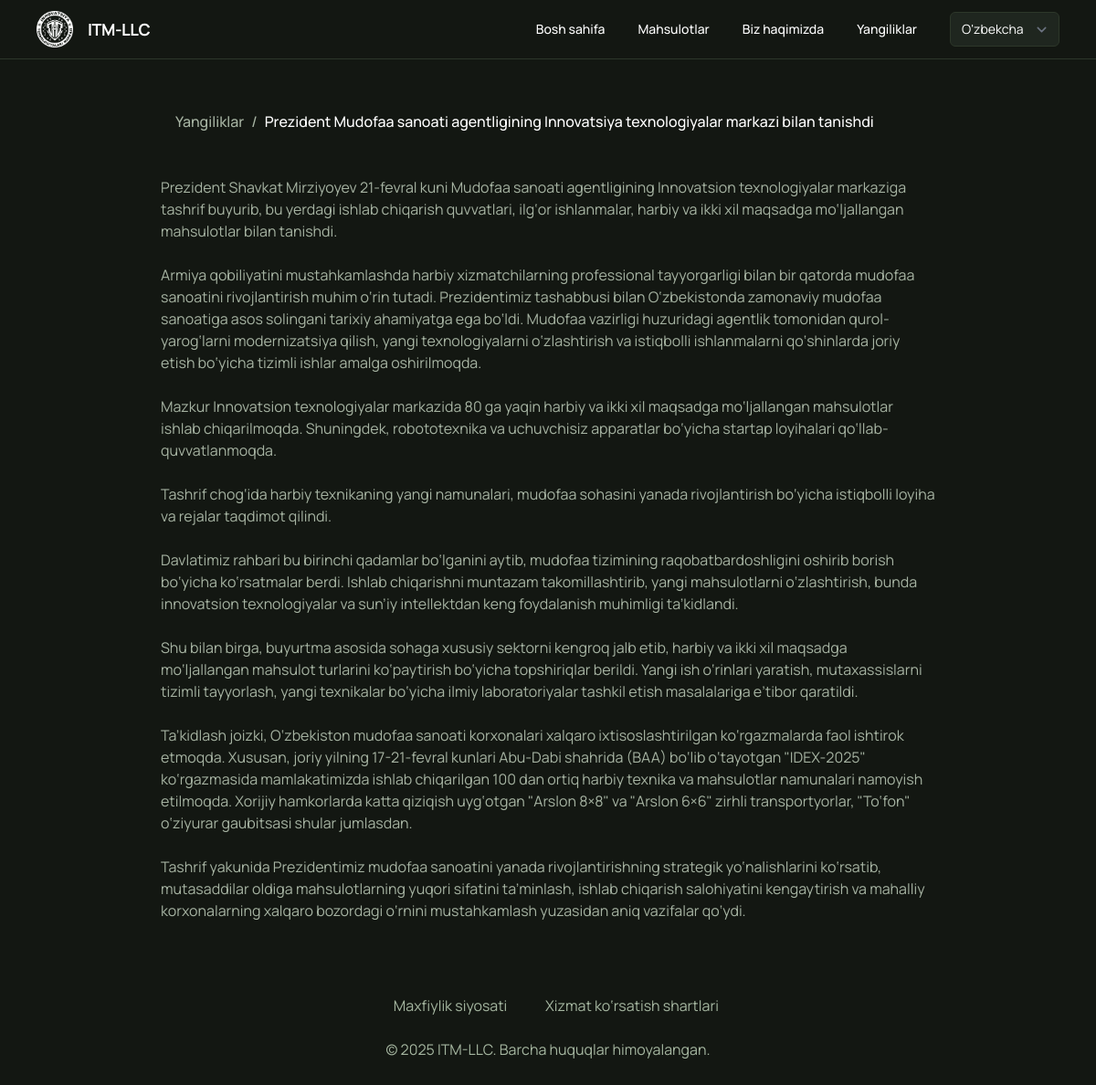
Page /uz/news/PrezidentMudofaasanoati_agentliginingInnovatsio/ on the earlier database version.
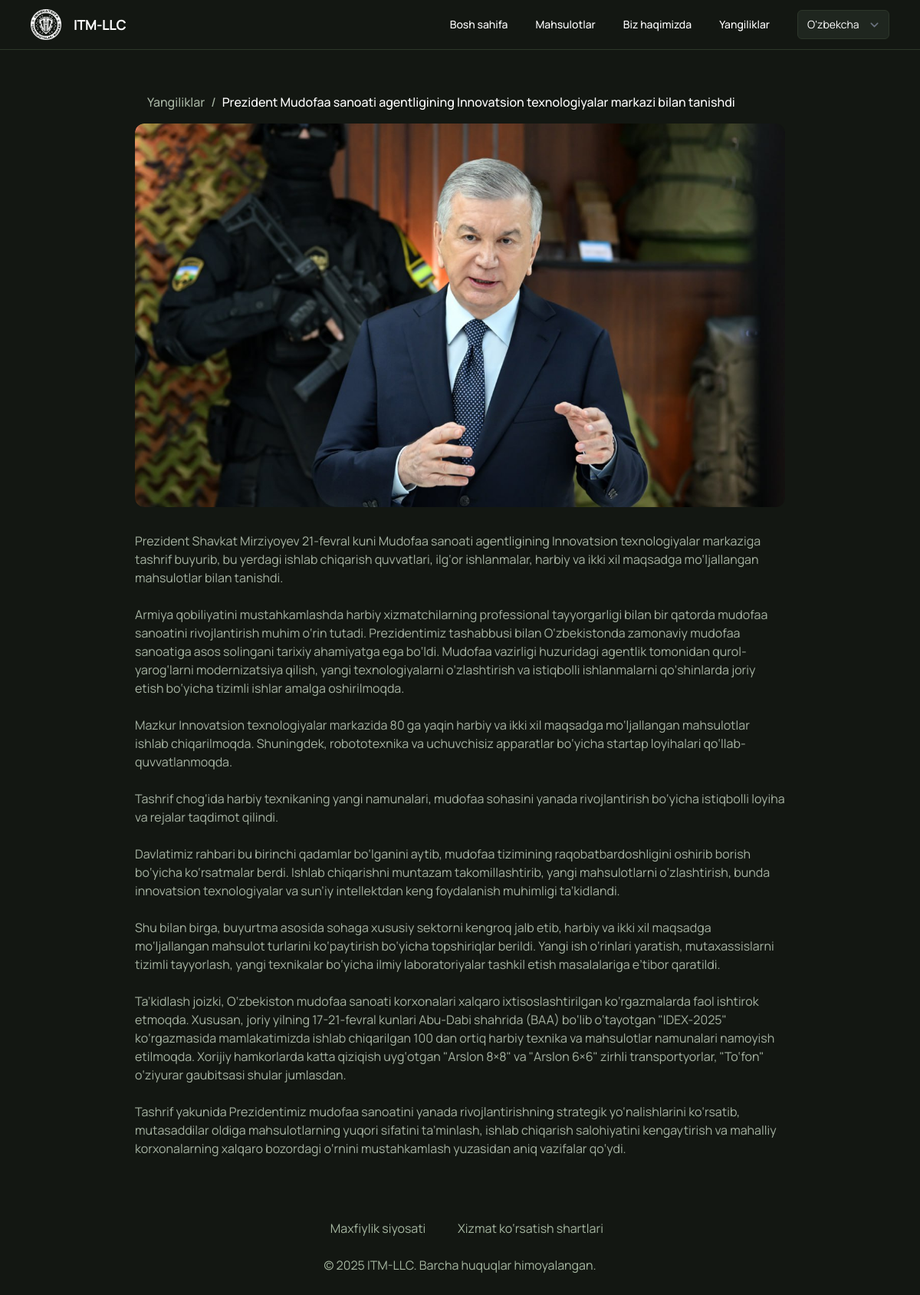
Same page on the later database version.
### news/models.py (models this page shows, shortened)
class NewsModel(BaseModel):  # ← Meros olayapti
    title = models.CharField(max_length=300)
    slug = models.SlugField(unique=True, blank=True)
    description = models.TextField()

class NewsImages(models.Model):
    news = models.ForeignKey(NewsModel,related_name='images',on_delete=models.CASCADE)
    image = models.ImageField("media/news/",blank=True,null=True)

### news/views.py (the view)
# urls.py: path('<slug:slug>/', NewsDetailView.as_view(), name='news-detail'),
class NewsDetailView(View):
    def get(self, request, slug):
        log_request(logger_name="news_detail",request=request)
        try:
            news = get_object_or_404(NewsModel.objects.prefetch_related("images"), slug=slug)
            context = {
                "object": news,
            }
            return render(request, "news_detail.html", context)
        except Exception as e:
            print(f"NewsDetailView error: {e}")
            return render(request, "error.html", {"message": f"Xatolik: {str(e)}"})

### shared/utils.py (called while the page is built)
def log_request(request, logger_name='default'):
    logger = logging.getLogger(logger_name)
    user = request.user.username if request.user.is_authenticated else 'Anonymous'
    method = request.method
    path = request.get_full_path()
    get_data = dict(request.GET)
    post_data = dict(request.POST)
    ip_address = get_client_ip(request)
    user_agent = request.META.get('HTTP_USER_AGENT', '')
    logger.info("Yangi so‘rov:")
    logger.info(f"Method: {method}")
    logger.info(f"URL: {path}")
    logger.info(f"GET: {get_data}")
    logger.info(f"POST: {post_data}")
    logger.info(f"User: {user}")
    logger.info(f"IP Address: {ip_address}")
    logger.info(f"User-Agent: {user_agent}")
    logger.info("-"*150)

def get_client_ip(request):
    x_forwarded_for = request.META.get('HTTP_X_FORWARDED_FOR')
    if x_forwarded_for:
        return x_forwarded_for.split(',')[0]
    return request.META.get('REMOTE_ADDR')

### news/templates/news_detail.html (shortened to what this page needs)
{% extends "base.html" %}
{% load i18n %}
{% block content %}
<div class="container mx-auto px-4 sm:px-6 py-6 md:py-10 max-w-4xl">
         <div class="flex flex-wrap gap-2 p-4">
          <a class="text-[#a6b3a2] text-base font-medium leading-normal" href="{% url 'news' %}"> {% blocktrans %}News{% endblocktrans %}</a>
          <span class="text-[#a6b3a2] text-base font-medium leading-normal">/</span>
          <span class="text-white text-base font-medium leading-normal">{{ object.title }}</span>
      </div>
  <div class="swiper mySwiper rounded-xl overflow-hidden">
    <div class="swiper-wrapper">
      {% for img in object.images.all %}
        <div class="swiper-slide">
          <img src="{{ img.image.url }}" alt="Image"
            class="w-full h-[250px] xs:h-[300px] sm:h-[350px] md:h-[400px] lg:h-[500px] object-cover rounded-xl" />
        </div>
      {% endfor %}
    </div>
    <div class="swiper-button-next hidden sm:block"></div>
    <div class="swiper-button-prev hidden sm:block"></div>
  </div>
  <div class="mt-6 md:mt-8 text-[#a6b3a2] text-sm sm:text-base leading-relaxed">
    {{ object.description|linebreaksbr }}
  </div>
</div>
{% endblock %}

Differences in the rows shown:
changed NewsModel: title "Prezident Mudofaa sanoati agentligining Innovatsiya texnologiyalar markazi bilan tanishdi" → "Prezident Mudofaa sanoati agentligining Innovatsion texnologiyalar markazi bilan tanishdi"
added NewsImages: image (picture)
